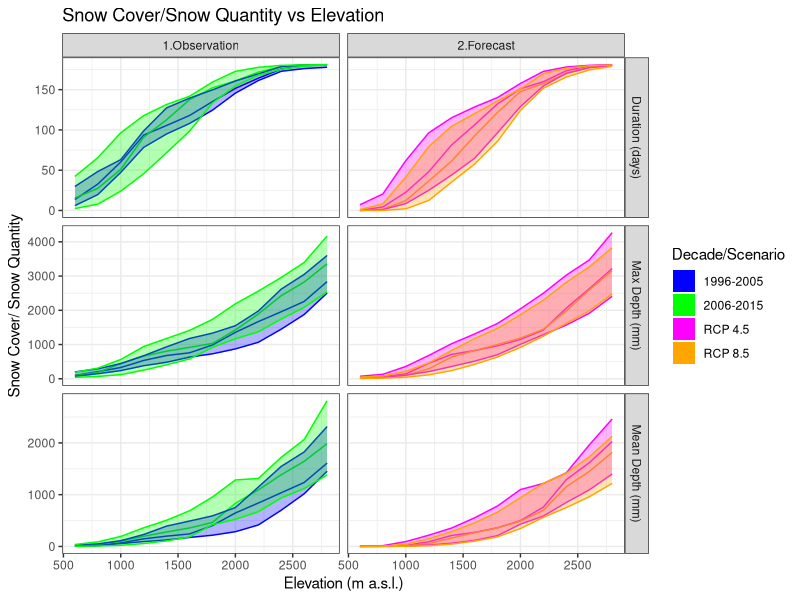

Reproduce this figure in R.
## ---- chunk 1
knitr::opts_chunk$set(echo = FALSE)
library(magrittr)
## ---- chunk 2
library(stringi)
library(stringr)
some_text <- stri_rand_lipsum(1)
some_text <- "ciao" ##paste("**Image description**", "[@R-bookdown]", "<br/>", some_text)
figpath <- "resources/images/map/"
##years <- c(1990,1991,1992,1993,1995,1997,2002,2005,2006,2007,2014,2015)
years   <- c(1990,1991,1997,2002,2006,2007,2014,2015)[-1]
suffix  <- paste("OBS",years,sep="_")
years_rcp45   <- c(2014,2015)
suffix_rcp45  <- paste("RCP45",years_rcp45,sep="_")
years_rcp85   <- years_rcp45
suffix_rcp85  <- paste("RCP85",years_rcp85,sep="_")

#years_fut <- c("RCP45","RCP85")
#suffix_fut  <- paste("RCP45",years_fut,2014,sep="_")
#years_fut2 <- years_fut
#suffix_fut2  <- paste(years_fut2,2015,sep="_")

years <- c(paste(years-1,years,sep="-"),c(suffix_rcp45,suffix_rcp85) %>% str_replace_all("_","-") %>% unlist())
suffix <- c(suffix,suffix_rcp45,suffix_rcp85)

snow_depth_mean_png <- "mean_%s_winter.png" %>% sprintf(suffix)
snow_depth_nday_png <- "nday_%s_winter.png" %>% sprintf(suffix)


dat <- data.frame(
  year=years,
  "Snow Depth [mm]" = 
    paste0("![](", figpath,snow_depth_mean_png,"){#id .class height=295px}"),
  "Snow cover duration" =
     paste0("![](", figpath,snow_depth_nday_png,"){#id .class height=295px}")
##   paste0("![](", figpath, "nday_X2014_OBS_test.png){#id .class height=350px}"),
###   paste0("![](", figpath, "nday_X2014_OBS_test.png){#id .class height=350px}")[1]
   

  )

library(knitr)
kable(dat, col.names=c("Winter","Mean Depth [mm]","Duration [days]"),format = 'pandoc')
## ---- chunk 3
##plot(mtcars[1:2]) ## PUT FIGURE HERE ##
library(ggplot2)
title <- c("Duration (days)","Mean Depth (mm)","Max Depth (mm)")
oo2_1 <- read.table("resources/data/mean_altitude.csv",sep=",",header=TRUE)
oo2_1$variable <- title[2]
oo2_2 <- read.table("resources/data/max_altitude.csv",sep=",",header=TRUE)
oo2_2$variable <- title[3]
oo2_3 <- read.table("resources/data/nday_altitude.csv",sep=",",header=TRUE)
oo2_3$variable <- title[1]

oo2 <- rbind(oo2_1,oo2_2,oo2_3)

ggq <- ggplot(data = oo2, aes(x=altitude,y=median, by=decade, color=decade,fill=decade))+geom_line()
ggq <- ggq+ylab("Snow Cover/ Snow Quantity")+xlab("Elevation (m a.s.l.)")
## NO TITLE ggggq <- ggq+ggtitle(title)
ggq <- ggq+geom_ribbon(data = oo2, aes(x=altitude,ymax=q75,ymin=q25, color=decade,by=decade,alpha=decade))+scale_alpha_manual(name="Q25-Q75",values=c(0.3,0.3,0.3,0.3),breaks=NULL)

ggq <- ggq+scale_color_manual(name="Decade/Scenario",values=c("blue","green","magenta","orange"),breaks=NULL)
ggq <- ggq+scale_fill_manual(name="Decade/Scenario",values=c("blue","green","magenta","orange"))

ggq <- ggq+theme_bw()
ggq <- ggq+facet_grid(variable ~ scenario_type,scales="free_y")+ggtitle("Snow Cover/Snow Quantity vs Elevation")

show(ggq)


## ---- chunk 4
 knitr::write_bib(c('knitr','rmarkdown','posterdown','pagedown'), 'packages.bib')
